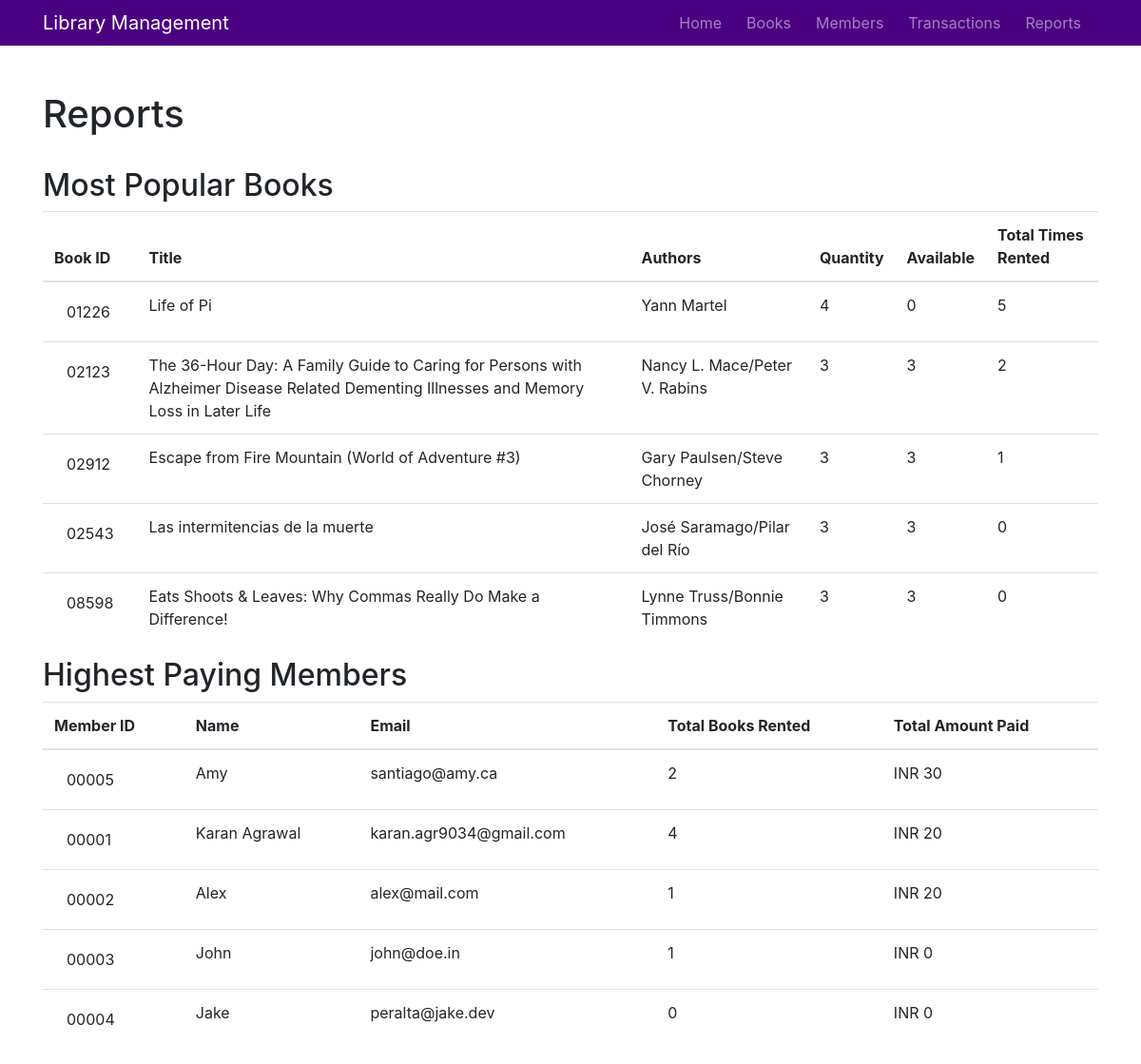
The page /reports on the database as committed earlier.
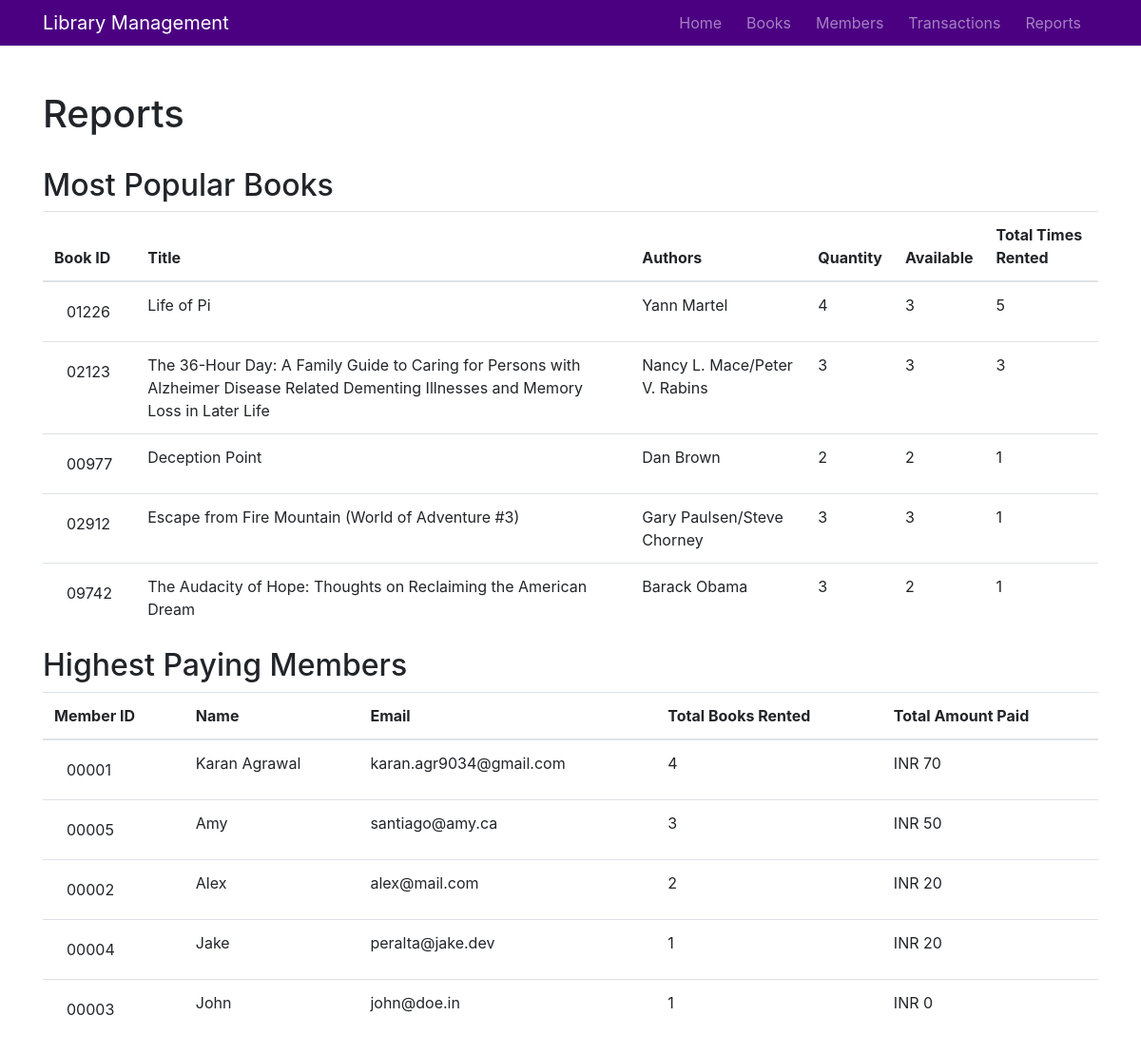
The same page on the database as committed later.
### library_management/models.py (models this page shows, shortened)
class Book(db.Model):
    __tablename__ = 'book'
    book_id = db.Column(db.Integer, primary_key=True)
    title = db.Column(db.String(150), nullable=False)
    authors = db.Column(db.String(100), nullable=False)
    rating = db.Column(db.String(4), nullable=False)
    isbn = db.Column(db.String(150), nullable=False)
    publisher = db.Column(db.String(150), nullable=False)
    quantity = db.Column(db.Integer, nullable=False)
    rented = db.Column(db.Integer, nullable=False, default=0)
    no_of_times_rented = db.Column(db.Integer, nullable=False, default=0)
    transactions = db.relationship('Transaction', backref='book', lazy=True)

class Member(db.Model):
    __tablename__ = 'member'
    member_id = db.Column(db.Integer, primary_key=True)
    name = db.Column(db.String(50), nullable=False)
    email = db.Column(db.String(150), nullable=False, unique=True)
    rented = db.Column(db.Integer, nullable=False, default=0)
    outstanding_dues = db.Column(db.Integer, nullable=False, default=0)
    total_paid = db.Column(db.Integer, nullable=False, default=0)
    transactions = db.relationship('Transaction', backref='member', lazy=True)

### library_management/main/routes.py (the view)
@main.route('/reports')
def reports():
    books = Book.query.order_by(Book.no_of_times_rented.desc()).all()
    members = Member.query.order_by(Member.total_paid.desc()).all()
    return render_template('reports.html', title="Reports", members=members[:5], books=books[:5])

### library_management/templates/reports.html
{% extends "layout.html" %}
{% block content %}
    <br>
    <h1>Reports</h1>
    <br>
    {% if books %}
    <h2>Most Popular Books</h2>
        <table class="table table-hover">
            <thead>
                <tr>
                    <th>Book ID</th>
                    <th>Title</th>
                    <th>Authors</th>
                    <th>Quantity</th>
                    <th>Available</th>
                    <th>Total Times Rented</th>
                </tr>
            </thead>
            <tbody>
                {% for book in books %}
                <tr>
                    <td><span class="btn pull-right">{{"{:05d}".format(book.book_id)}}</span></td>
                    <td>{{book.title}}</td>
                    <td>{{book.authors}}</td>
                    <td>{{book.quantity}}</td>
                    <td>{{book.quantity - book.rented}}</td>
                    <td>{{book.no_of_times_rented}}</td>
                </tr>
                {% endfor %}
            </tbody>
        </table>
    {% endif %}
    {% if members %}
    <h2>Highest Paying Members</h2>
        <table class="table table-hover">
            <thead>
                <tr>
                    <th>Member ID</th>
                    <th>Name</th>
                    <th>Email</th>
                    <th>Total Books Rented</th>
                    <th>Total Amount Paid</th>
                </tr>
            </thead>
            <tbody>
                {% for member in members %}
                <tr>
                    <td><span class="btn pull-right">{{"{:05d}".format(member.member_id)}}</span></td>
                    <td>{{member.name}}</td>
                    <td>{{member.email}}</td>
                    <td>{{member.transactions | length}}</td>
                    <td>INR {{member.total_paid}}</td>
                </tr>
                {% endfor %}
            </tbody>
        </table>
    {% endif %}
{% endblock content %}

Rows that differ between the two databases and show on the page:
no longer on this page (row unchanged): Book: book_id "02543", title "Las intermitencias de la muerte", authors "José Saramago/Pilar del Río", quantity "3", book.quantity-book.rented "3", no_of_times_rented "0"
no longer on this page (row unchanged): Book: book_id "08598", title "Eats Shoots & Leaves: Why Commas Really Do Make a Difference!", authors "Lynne Truss/Bonnie Timmons", quantity "3", book.quantity-book.rented "3", no_of_times_rented "0"
changed Book "Life of Pi": book.quantity-book.rented "0" → "3"
changed Book "Nancy L. Mace/Peter V. Rabins": no_of_times_rented "2" → "3"
added Book: book_id "00977", title "Deception Point", authors "Dan Brown", quantity "2", book.quantity-book.rented "2", no_of_times_rented "1"
now on this page (row edited): Book: book_id "09742", title "The Audacity of Hope: Thoughts on Reclaiming the American Dream", authors "Barack Obama", quantity "3", book.quantity-book.rented "2", no_of_times_rented "1"
changed Member "Karan Agrawal": total_paid "20" → "70"; moves up the list
changed Member "Amy": transactions|length "2" → "3"; total_paid "30" → "50"
changed Member "Alex": transactions|length "1" → "2"
changed Member "Jake": transactions|length "0" → "1"; total_paid "0" → "20"; moves up the list
